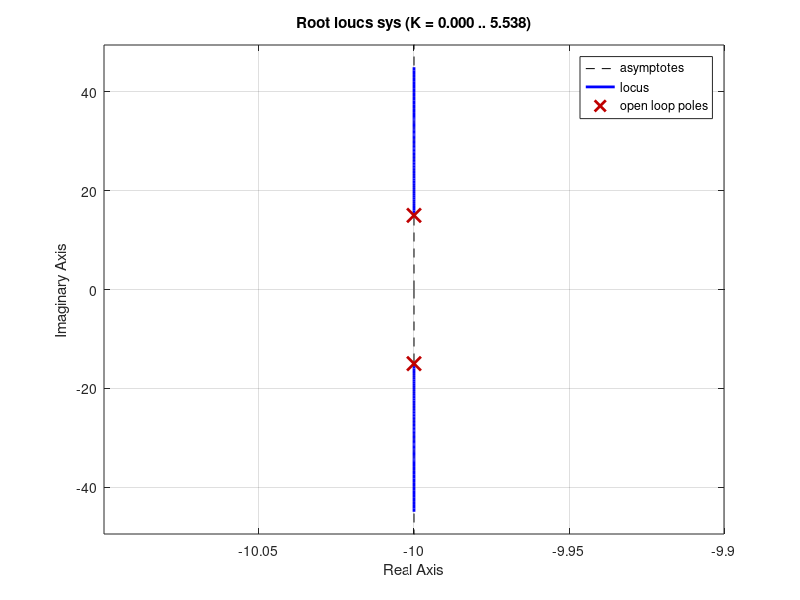

Here is the MATLAB script that generated this plot: (Note: this script raises an error after producing the figure.)
clear, clc;
Kp = 1;
num = [Kp*325];
den = [1 20 325]; 
sys = tf(num,den);

% Gráficando el LGR de la planta
rlocus(sys);
grid on;z
title('Lugar Geométrico S. Subamortiguado');